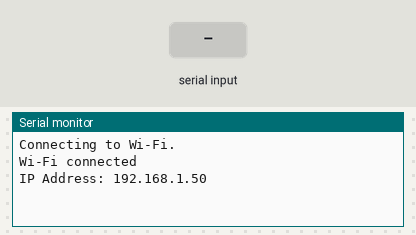
The sketch below on a simulated ESP32. On the bench: the last lines printed to the serial monitor. The inputs (shaded band) are chosen by the test bench. WiFi joins after 1.5 s; servers stay silent unless stated; network time is answered at once with the bench clock; uploads are accepted with an empty reply; the local clock reads 2024-03-15 10:24:30 at power-on unless the sketch sets it.

Above: at 2.7 s.
2.8 s: "DATA,\n" received over the second serial link
At 3.5 s:
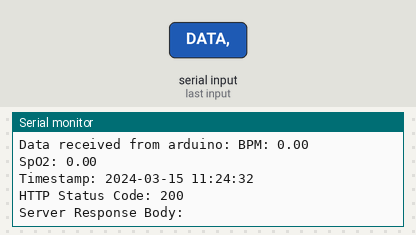
4.3 s: "DATA,90\n" received over the second serial link
At 4.46 s:
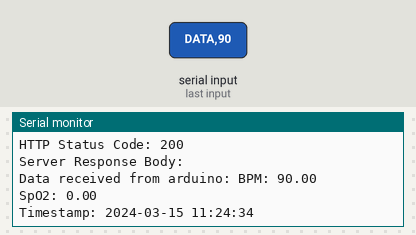

Measured:
- after the input at 2.8 s, the serial monitor: prints a new line at once (image 1)
- after the input at 4.3 s, the serial monitor: prints a new line at once (image 2)

The sketch:

ESP32_Code.ino
```cpp
#include <WiFi.h>
#include <HTTPClient.h>
#include <NTPClient.h>
#include <WiFiUdp.h>
#include <TimeLib.h>  // Install TimeLib by Paul Stoffregen

// Wi-Fi credentials
const char *ssid = "Axl";
const char *password = "awhu9744";

// Server URL
const char *serverURL = "https://verbose-engine-4x774pp5q99h474-8002.app.github.dev/sensor-data";

// NTP setup
WiFiUDP ntpUDP;
NTPClient timeClient(ntpUDP, "pool.ntp.org", 3600, 60000); // UTC+1 for Berlin time (CET)

// Variables for received data
String receivedData = "";
float BPM = 0, SpO2 = 0;

void setup() {
  Serial.begin(115200);       // Debugging on Serial Monitor
  Serial1.begin(9600, SERIAL_8N1, 16, 17); // Communication with Arduino Uno (RX = GPIO16, TX = GPIO17)

  // Connect to Wi-Fi
  WiFi.begin(ssid, password);
  Serial.print("Connecting to Wi-Fi");
  while (WiFi.status() != WL_CONNECTED) {
    delay(1500);
    Serial.print(".");
  }
  Serial.println("\nWi-Fi connected");
  Serial.print("IP Address: ");
  Serial.println(WiFi.localIP());

  // Start NTP client
  timeClient.begin();
  timeClient.forceUpdate();
}

void loop() {
  // Update time from NTP
  if (!timeClient.update()) {
    timeClient.forceUpdate();
  }

  // Get raw epoch time from NTP
  unsigned long epochTime = timeClient.getEpochTime();

  // Check for invalid or misaligned epoch time (e.g., jump to 2036)
  if (epochTime > 2100000000) {  // Arbitrary threshold for potential future year (2036)
    Serial.println("Time mismatch detected, resetting NTP client...");
    timeClient.forceUpdate();  // Force a time update to fix any discrepancies
    epochTime = timeClient.getEpochTime();  // Re-fetch the correct time
  }


  // Apply the offset of 3600 seconds to get Berlin time (CET - UTC+1)
  time_t localTime = epochTime + 3600;  // Adjust for Berlin Time (UTC+1)

  // Debugging: Print adjusted local time
  String formattedTime = getFormattedTime(localTime);

  // Read data from Arduino Uno
  if (Serial1.available()) {
    receivedData = Serial1.readStringUntil('\n');

    // Parse received data
    if (receivedData.startsWith("DATA,")) {
      int commaIndex1 = receivedData.indexOf(',', 5);
      BPM = receivedData.substring(5, commaIndex1).toFloat();
      SpO2 = receivedData.substring(commaIndex1 + 1).toFloat();

      // Simply print the received data (no need to validate since only valid data is sent)
      Serial.print("Data received from arduino: ");
      Serial.print("BPM: ");
      Serial.println(BPM);
      Serial.print("SpO2: ");
      Serial.println(SpO2);

      // Send the data to the server
      sendDataToServer(BPM, SpO2);
    }

    // Clear received data after processing
    receivedData = "";
  }

  // Handle Wi-Fi disconnection and reconnection
  if (WiFi.status() != WL_CONNECTED) {
    Serial.println("Wi-Fi disconnected. Attempting to reconnect...");
    WiFi.reconnect();
  }
}

// Helper function to get the number of days in a specific month of a given year
int dayOfMonth(int year, int month, int day) {
  // Determine if it's a leap year
  bool isLeap = (year % 4 == 0 && (year % 100 != 0 || year % 400 == 0));

  // Days in each month (assuming non-leap year)
  const int daysInMonth[] = {31, 28, 31, 30, 31, 30, 31, 31, 30, 31, 30, 31};

  // Adjust for February in leap year
  if (isLeap && month == 2) {
    return 29;
  } else {
    return daysInMonth[month - 1];
  }
}

// Format time manually
String getFormattedTime(time_t time) {
  int yearInt = year(time);
  int monthInt = month(time);
  int dayInt = day(time);
  int hourInt = hour(time);
  int minuteInt = minute(time);
  int secondInt = second(time);

  // Format date and time as YYYY-MM-DD HH:MM:SS
  char buffer[20];
  sprintf(buffer, "%04d-%02d-%02d %02d:%02d:%02d",
          yearInt, monthInt, dayInt, hourInt, minuteInt, secondInt);

  return String(buffer);
}

void sendDataToServer(float bpm, float spo2) {
  if (WiFi.status() == WL_CONNECTED) { // Check if connected to Wi-Fi
    HTTPClient http;
    http.begin(serverURL); // Specify server URL
    http.addHeader("Content-Type", "application/json");

    // Get the formatted timestamp
    String sensorTimeStamp = getFormattedTime(timeClient.getEpochTime() + 3600); // Apply Berlin time

    // Print timestamp to Serial Monitor
    Serial.println("Timestamp: " + sensorTimeStamp);

    // Create the JSON payload
    String json = "{";
    json += "\"BPM\": " + String(bpm) + ", ";
    json += "\"SpO2\": " + String(spo2) + ", ";
    json += "\"sensor_time_stamp\": \"" + sensorTimeStamp + "\", ";
    json += "\"id\": " + String(3);
    json += "}";

    // Calculate content length
    int contentLength = json.length();

    // Add Content-Length header
    http.addHeader("Content-Length", String(contentLength));

    int httpResponseCode = http.POST(json); // Send POST request

    // Print status code and body
    Serial.println("HTTP Status Code: " + String(httpResponseCode));

    if (httpResponseCode > 0) {
      String response = http.getString(); // Get server response
      Serial.println("Server Response Body: " + response);
    } else {
      Serial.println("Error on sending POST: " + String(httpResponseCode));
    }

    http.end(); // Close connection
  } else {
    Serial.println("Wi-Fi not connected, cannot send data.");
  }
}
```
